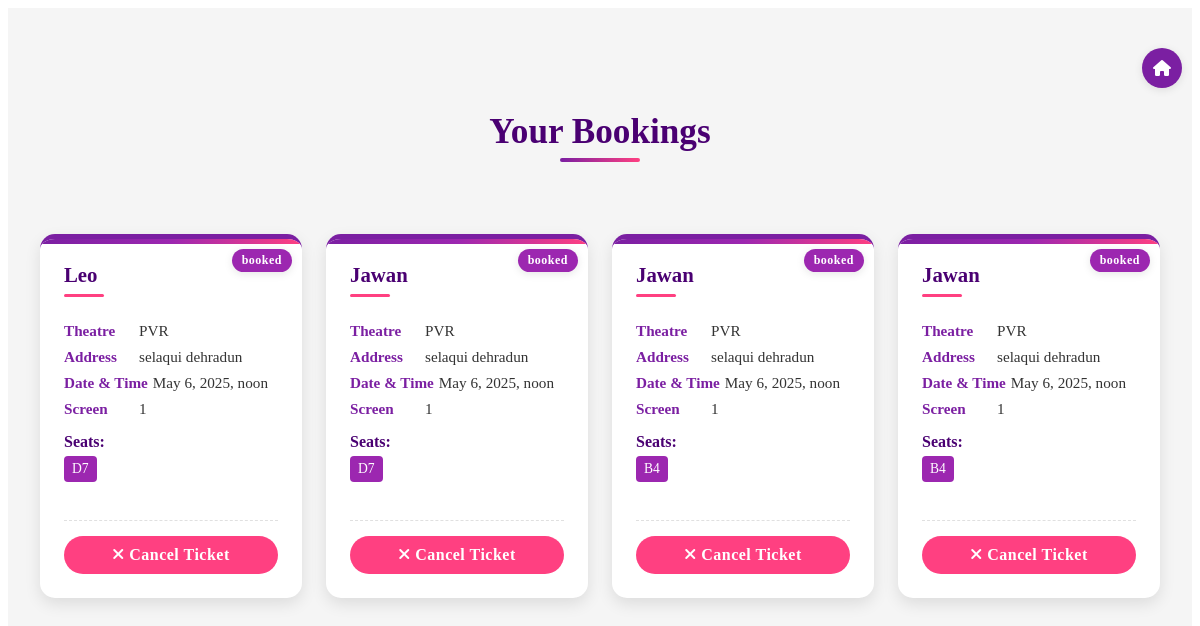
Page /your-orders/ (signed in) on the committed database.
### bookings/models.py (models this page shows, shortened)
class Booking(models.Model):
    user = models.ForeignKey(User, on_delete=models.SET_NULL, null=True, blank=True)
    showtime = models.ForeignKey(Showtimes, on_delete=models.SET_NULL, null=True, blank=True)
    booking_time = models.DateTimeField(auto_now_add=True)
    total_amount = models.DecimalField(max_digits=10, decimal_places=2)
    booking_status = models.CharField(max_length=20, choices=[('Confirmed', 'Confirmed'), ('Cancelled', 'Cancelled'),('Pending', 'Pending')])

class BookingSeats(models.Model):
    booking = models.ForeignKey(Booking, on_delete=models.CASCADE)
    seat = models.ForeignKey(Seats, on_delete=models.SET_NULL, null=True, blank=True)

### theater/models.py (models this page shows, shortened)
class Showtimes(models.Model):
    movie = models.ForeignKey(Movie, on_delete=models.SET_NULL,null=True, blank=True)
    theater = models.ForeignKey(Theaters, on_delete=models.CASCADE)
    show_time = models.DateTimeField()
    screen_number = models.CharField(null=True, blank=True)

class Theaters(models.Model):
    name = models.CharField(max_length=100)
    city = models.CharField(max_length=100)
    address = models.CharField(max_length=100)
    manager = models.ForeignKey(User, on_delete=models.SET_NULL , null=True, blank=True)

class Seats(models.Model):
    theater= models.ForeignKey(Theaters, on_delete=models.CASCADE)
    screen_number = models.CharField(max_length=100, null=True, blank=True)
    row_label = models.CharField(max_length=10)
    seat_number = models.CharField(max_length=10)
    seat_type = models.CharField(max_length=10, choices=[('VIP', 'VIP'), ('Regular', 'Regular')])

### movies/models.py (models this page shows, shortened)
class Movie(models.Model):
    movie_id = models.AutoField(primary_key=True)
    title = models.CharField(max_length=100)
    genre = models.CharField(max_length=250,choices=geners)
    language = models.CharField(max_length=100,choices=languages)
    synopsis = models.TextField()
    cast = models.TextField()
    duration_minutes = models.IntegerField()
    release_date = models.DateField()
    triller_url = models.CharField(max_length=2500, blank=True, null=True)
    status = models.CharField(max_length=250, null=True, blank=True)
    image_url = models.URLField(blank=True, null=True)
    slug = models.CharField(max_length=2500, unique=True, null=True, blank=True)

### dashboard/views.py (the view)
# urls.py: path('your-orders/', views.your_orders, name='your_orders'),
@login_required
def your_orders(request):
    user = request.user
    bookings = Booking.objects.filter(user=user, booking_status='booked').order_by('-booking_time')
    return render(request, 'dashboard/your_orders.html', {
        'bookings': bookings
    })

### templates/dashboard/your_orders.html (shortened to what this page needs)
{% extends 'base.html' %}
{% block content %}
<link rel="stylesheet" href="https://cdnjs.cloudflare.com/ajax/libs/font-awesome/6.5.0/css/all.min.css">
<div class="page-container">
    <a href="{% url 'filtered_movies' %}" class="home-button"><i class="fa-solid fa-house"></i></a>
  <div class="ticket-container">
    <h1>Your Bookings</h1>
    {% if bookings %}
      <div class="tickets-grid">
        {% for booking in bookings %}
          <div class="ticket">
            <span class="ticket-status">{{ booking.booking_status }}</span>
            <h2>{{ booking.showtime.movie.title }}</h2>
            <div class="ticket-info">
              <p><strong>Theatre</strong> {{ booking.showtime.theater.name }}</p>
              <p><strong>Address</strong> {{ booking.showtime.theater.address }}</p>
              <p><strong>Date & Time</strong> {{ booking.showtime.show_time }}</p>
              <p><strong>Screen</strong> {{ booking.showtime.screen_number }}</p>
              <div class="seats">
                <div class="seats-label">Seats:</div>
                <div class="seat-list">
                  {% for seat in booking.bookingseats_set.all %}
                    <span class="seat-badge">
                      {{ seat.seat.row_label }}{{ seat.seat.seat_number }}
                    </span>
                  {% endfor %}
                </div>
              </div>
            </div>
            <div class="ticket-actions">
              <div class="cancel-button">
                <a href="{% url 'cancel_booking' booking.id %}" class="cancel-booking-link" data-booking-id="{{ booking.id }}" data-movie-title="{{ booking.showtime.movie.title }}">
                  <i class="fa-solid fa-xmark"></i> Cancel Ticket
                </a>
              </div>
            </div>
          </div>
        {% endfor %}
      </div>
    {% endif %}
  </div>
</div>
{% endblock %}

### templates/dashboard/your_orders.html (style rules this page uses)
:root { --primary: #7b1fa2; --primary-light: #9c27b0; --primary-dark: #4a0072; --accent: #ff4081; --text-light: #ffffff; --text-dark: #333333; --gray-light: #f5f5f5; --gray: #e0e0e0; --shadow-sm: 0 2px 8px rgba(0, 0, 0, 0.1); --shadow-md: 0 6px 16px rgba(0, 0, 0, 0.1); --shadow-lg: 0 12px 28px rgba(0, 0, 0, 0.15); --transition: all 0.3s ease; }
.page-container { position: relative; padding-top: 1rem; background-color: var(--gray-light); min-height: 100vh; }
h1 { text-align: center; color: var(--primary-dark); margin-bottom: 2rem; font-size: 2.2rem; position: relative; padding-bottom: 10px; }
h1::after { content: ''; position: absolute; bottom: 0; left: 50%; transform: translateX(-50%); width: 80px; height: 4px; background: linear-gradient(90deg, var(--primary) 0%, var(--accent) 100%); border-radius: 2px; }
.home-button { position: absolute; top: 40px; right: 10px; background-color: var(--primary); color: var(--text-light); width: 40px; height: 40px; border-radius: 50%; display: flex; align-items: center; justify-content: center; text-decoration: none; box-shadow: var(--shadow-sm); transition: var(--transition); }
.ticket-container { display: flex; flex-direction: column; gap: 40px; padding: 2rem; margin-top: 2rem; }
.tickets-grid { display: grid; grid-template-columns: repeat(auto-fill, minmax(250px, 1fr)); gap: 24px; }
.ticket { background-color: var(--text-light); border: none; border-top: 5px solid var(--primary); padding: 1.5rem; border-radius: 15px; box-shadow: var(--shadow-md); position: relative; overflow: hidden; transition: var(--transition); height: 90%; display: flex; flex-direction: column; }
.ticket::before { content: ''; position: absolute; top: 0; left: 0; right: 0; height: 5px; background: linear-gradient(90deg, var(--primary) 0%, var(--primary-light) 50%, var(--accent) 100%); }
.ticket h2 { margin-top: 0; font-size: 1.3rem; color: var(--primary-dark); position: relative; padding-bottom: 10px; max-height: 60px; overflow: hidden; text-overflow: ellipsis; display: -webkit-box; -webkit-box-orient: vertical; }
.ticket h2::after { content: ''; position: absolute; bottom: 0; left: 0; width: 40px; height: 3px; background-color: var(--accent); border-radius: 3px; }
.ticket-info { flex: 1; }
.ticket p { margin: 0.5rem 0; color: var(--text-dark); font-size: 0.95rem; display: flex; align-items: center; }
.ticket p strong { color: var(--primary); margin-right: 5px; min-width: 70px; }
.seats { margin-top: 15px; }
.seats-label { font-weight: bold; margin-bottom: 5px; color: var(--primary-dark); }
.seat-list { display: flex; flex-wrap: wrap; gap: 8px; }
.seat-badge { background-color: var(--primary-light); color: var(--text-light); padding: 5px 8px; border-radius: 4px; font-size: 0.85rem; transition: var(--transition); display: inline-flex; align-items: center; justify-content: center; }
.ticket-actions { margin-top: 20px; display: flex; justify-content: center; padding-top: 15px; border-top: 1px dashed var(--gray); }
.cancel-button { width: 100%; }
.cancel-button a { background-color: var(--accent); color: var(--text-light); padding: 10px 0; border-radius: 25px; text-decoration: none; font-weight: bold; transition: var(--transition); display: block; text-align: center; letter-spacing: 0.5px; width: 100%; }
.ticket-status { position: absolute; top: 10px; right: 10px; background: var(--primary-light); color: var(--text-light); padding: 4px 10px; border-radius: 12px; font-size: 0.75rem; font-weight: bold; letter-spacing: 0.5px; box-shadow: var(--shadow-sm); }

### rows in the picture
Booking: booking_status "booked", showtime.movie "Leo", showtime.theater.name "PVR", showtime.theater.address "selaqui dehradun", showtime.show_time "May 6, 2025, noon", showtime.screen_number "1"
BookingSeats: seat.row_label "D", seat.seat_number "7"
Booking: booking_status "booked", showtime.movie "Jawan", showtime.theater.name "PVR", showtime.theater.address "selaqui dehradun", showtime.show_time "May 6, 2025, noon", showtime.screen_number "1"
BookingSeats: seat.row_label "D", seat.seat_number "7"
Booking: booking_status "booked", showtime.movie "Jawan", showtime.theater.name "PVR", showtime.theater.address "selaqui dehradun", showtime.show_time "May 6, 2025, noon", showtime.screen_number "1"
BookingSeats: seat.row_label "B", seat.seat_number "4"
Booking: booking_status "booked", showtime.movie "Jawan", showtime.theater.name "PVR", showtime.theater.address "selaqui dehradun", showtime.show_time "May 6, 2025, noon", showtime.screen_number "1"
BookingSeats: seat.row_label "B", seat.seat_number "4"
